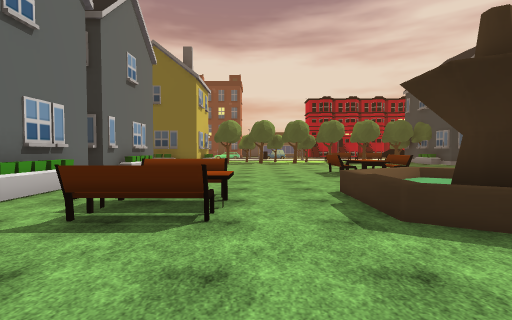
view 1 (above)

24 first-person views from a walk through a 3-D level made in the Unity game engine. The camera is 1.5 m above the floor, tilts 2° down and sees 85° across. The floor is counted in squares, 2 m on a side. Each view is taken from the middle of a square. On the plan, view 1 faces up. The plan holds only what a view shows up to about 10 squares ahead; the rest is blank. The place goes on beyond the plan. The player character is not drawn. Some animated figures are left out. Some surface patterns are stand-ins.

view 2
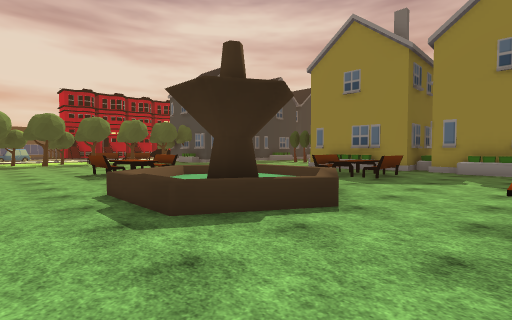

view 3
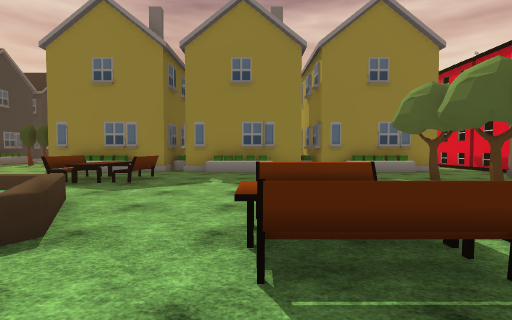

view 4
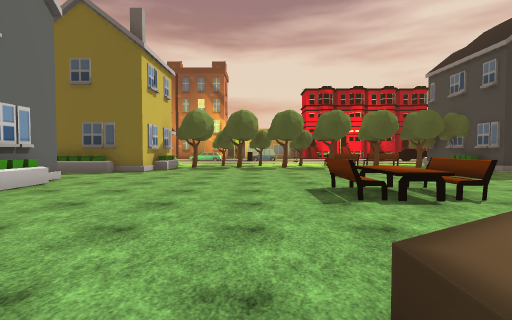

view 5
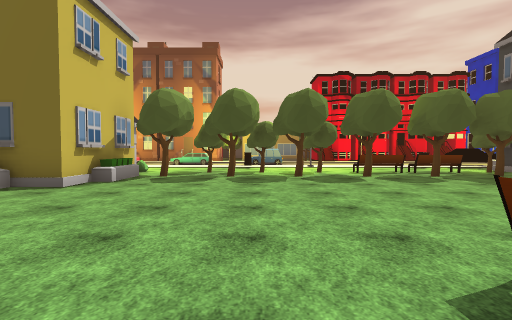

view 6
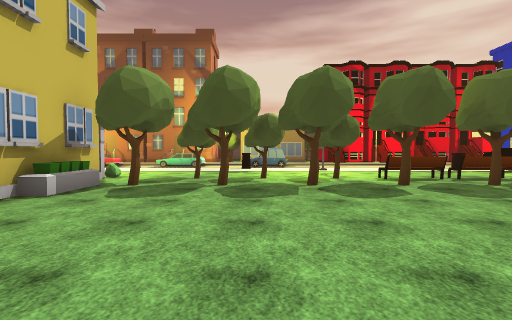

view 7
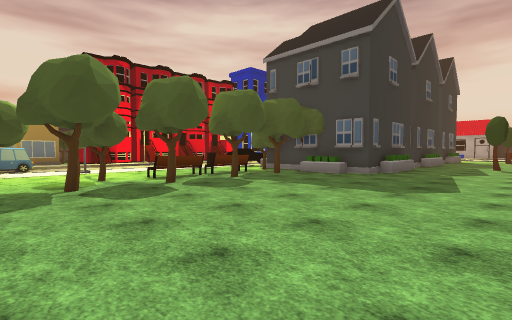

view 8
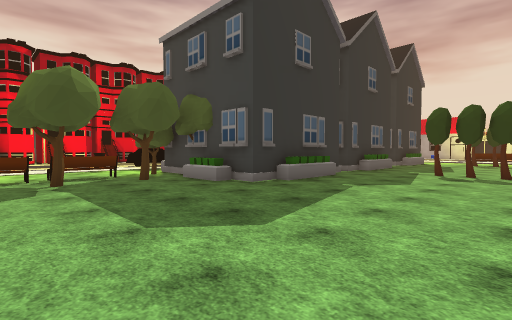

view 9
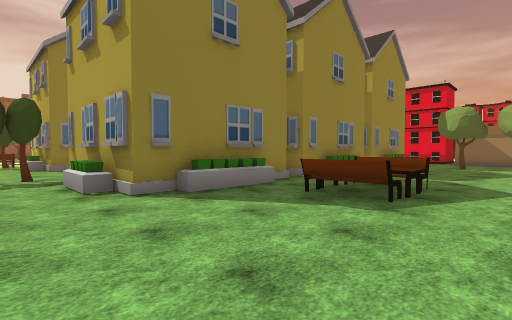

view 10
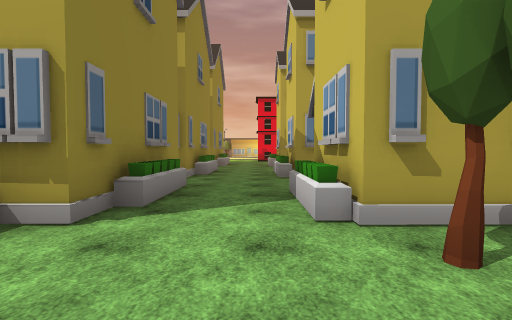

view 11
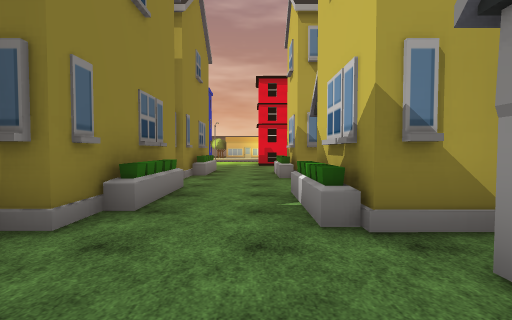

view 12
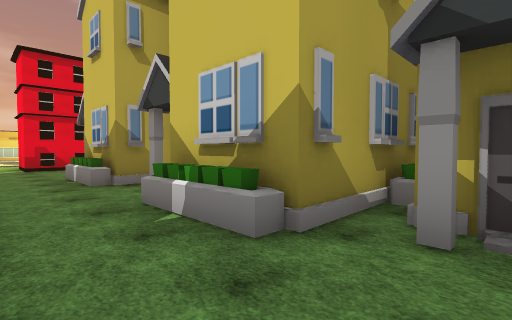

view 13
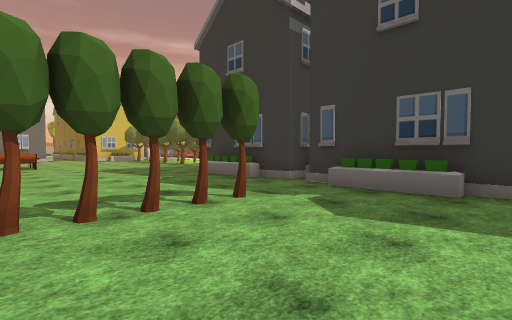

view 14
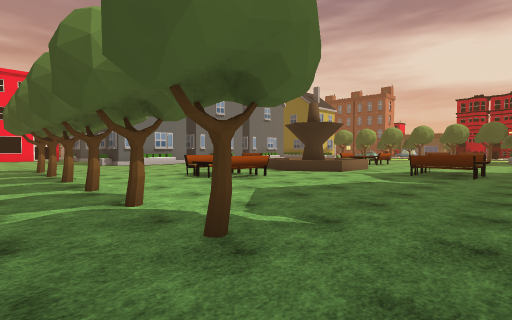

view 15
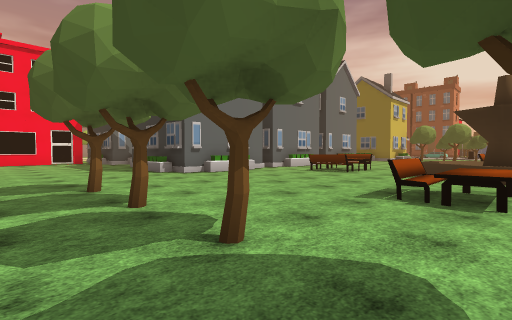

view 16
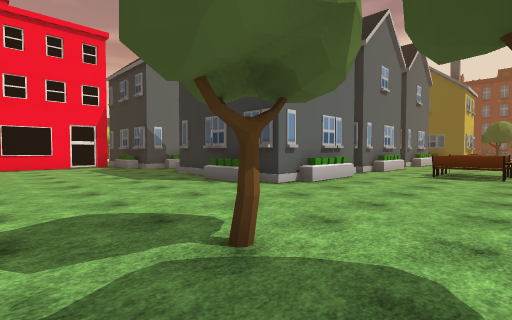

view 17
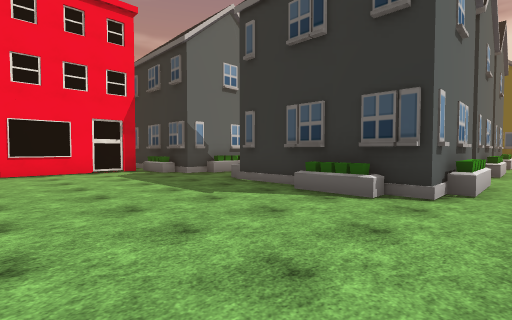

view 18
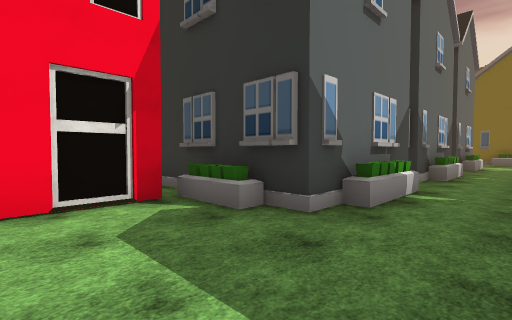

view 19
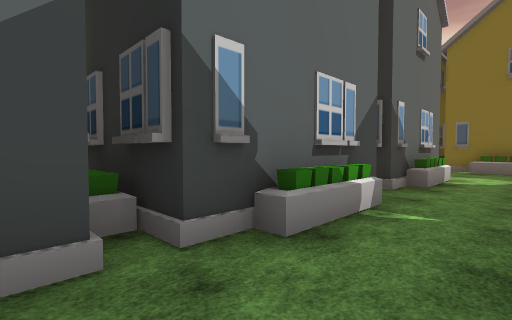

view 20
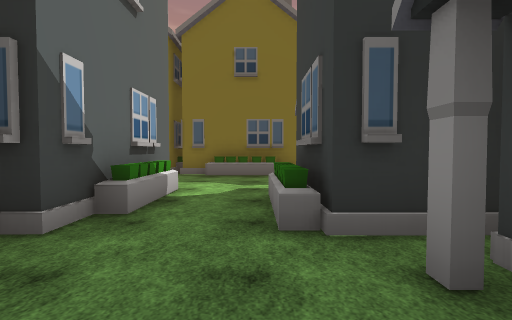

view 21
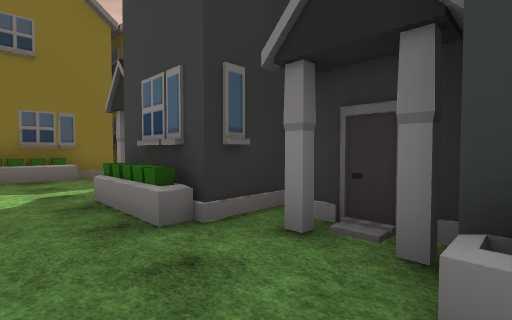

view 22
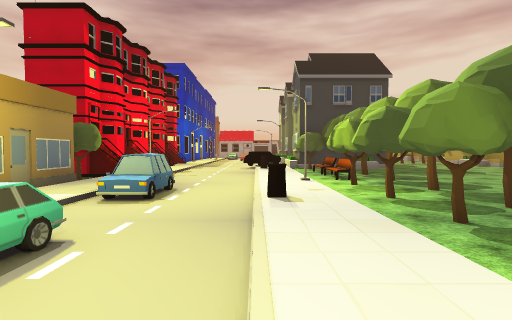

view 23
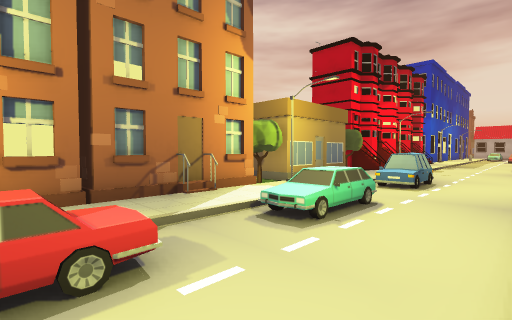

view 24
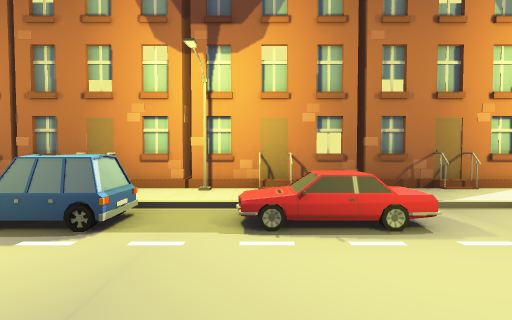

### Floor plan
Key: @ floor where view 1 was taken; # wall or solid block; . main floor; : floor 0.25 m higher than the main floor; / step, stairs or slope; H house; B bench; F fountain; T tree; U bush; I bin; C car; L building; O other object.
Columns run from 13 left of view 1 to 18 right of it. Each row starts with its distance up from view 1.
 26    ##   #    #   H##
 25 H###HH###H####H##TL#
 24     :/: ::::/:::::
 23     /// ///  ///
 22    CC./CC.CC..CC....
 21     .................
 20      /////////I//////IOO
 19       :   ::::::/::::::OO
 18    HH     U.T.T.T.....T
 17           #.......B.B.T#
 16           #T.T.T.T.T.THT
 15  #    #   #...........H#  #
 14  ##########............#########
 13   .HH. HHH......................
 12   ....  ........................
 11   #..H   #..................T...
 10   #..H   #..................T...
  9   H..#   H......BB..........T...
  8   #..#####......B...........T...
  7   ....# H. ....... .....#####..#
  6   #..H#  # .....F  .....#   H..#
  5   H..##  H.BB..FFFF..BB.#  ##..H
  4   #..    #.BB..FFFF..BB.####...#
  3 ###..    ..BB..FFFF..BB..##.....
  2   #..H   #......F.......####H..#
  1   H..    H..............#  ##..#
  0   #..    #...@..BB......#  ##..H
 -1 ###..#####......BB......#  #...#
 -2 #.......................HHH#....
 -3 #.......................#   H..#
 -4 #..........T.T.T.T.T.T..#   #..H
 -5 L.......................#   ...#
 -6  .......................#   ...

Where each view was taken, in squares from view 1:
view 1: 0 up, 0 right, facing up
view 2: 0 up, 0 right, facing up-right
view 3: 0 up, 1 right, facing right
view 4: 4 up, 1 right, facing up
view 5: 8 up, 1 right, facing up
view 6: 10 up, 1 right, facing up
view 7: 10 up, 1 right, facing up-right
view 8: 9 up, 5 right, facing up-right
view 9: 9 up, 6 right, facing down-right
view 10: 10 up, 16 right, facing down
view 11: 5 up, 16 right, facing down
view 12: 4 up, 17 right, facing down-left
view 13: 8 up, 18 right, facing up-left
view 14: 6 down, 10 right, facing up-left
view 15: 6 down, 4 right, facing up-left
view 16: 6 down, 0 right, facing up-left
view 17: 6 down, 3 left, facing up-left
view 18: 4 down, 9 left, facing up-left
view 19: 2 up, 9 left, facing up-left
view 20: 5 up, 9 left, facing up
view 21: 5 up, 10 left, facing up-right
view 22: 20 up, 4 left, facing right
view 23: 20 up, 6 left, facing up-right
view 24: 19 up, 7 left, facing up
